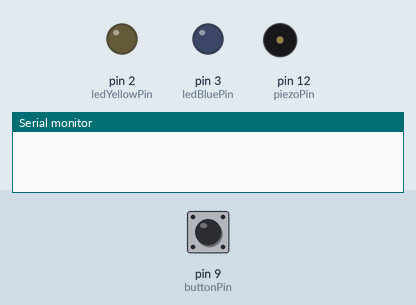
Recording of a sketch running on a simulated Arduino Uno, built with avr-gcc and run on an emulated ATmega328P. On the bench: output pins drawn as LEDs (lit = HIGH), buzzer (waves = sounding), the last lines printed to the serial monitor. The inputs (shaded band) are chosen by the test bench; at power-on: pin 9 (buttonPin) LOW.

Above: at 1.2 s.
1.3 s: pin 9 (buttonPin) pulled HIGH for 0.15 s
At 12.6 s:
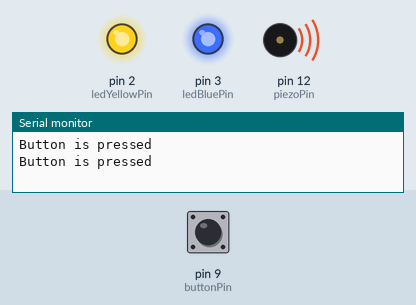
Timing chart, 0 to 12.9 s (numbered marks = the images above; inputs shaded):
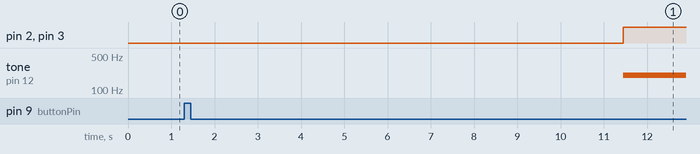

The sketch:

sketch_wakeupAlarm.ino
```cpp
const int piezoPin = 12;
const int buttonPin = 9;
const int ledBluePin = 3;
const int ledYellowPin = 2;


int led = 2;
int prevButtonState = 0;
int currentButtonState = 0;
unsigned long previousTime = 0;
long interval = 10000;
int index = 0;

void setup() {
  Serial.begin(9600);
  for(int led = 2; led < 4; led++) {
    pinMode(led, OUTPUT);
  }
  pinMode(piezoPin, OUTPUT);
  pinMode(buttonPin, INPUT);
}

void loop() {
  unsigned long currentTime = millis();
  currentButtonState = digitalRead(buttonPin);
  if(currentTime - previousTime > interval) {
    if(led < 4) {
      digitalWrite(led, HIGH);
      led += 1;
    }
    tone(piezoPin, 200);
  }
  if(currentButtonState != prevButtonState) {
    Serial.println("Button is pressed");
    noTone(piezoPin);
    for(int led = 2; led < 4; led++) {
      digitalWrite(led,LOW);
    }
    led = 2;
    previousTime = currentTime;
  }
  prevButtonState = currentButtonState;
}
```

Measured:
- after the input at 1.3 s, pin 2 (ledYellowPin), pin 3 (ledBluePin): LOW → HIGH after 10.1 s instead of 8.7 s; tone on pin 12 (piezoPin): silent → 200 Hz after 10.1 s instead of 8.7 s
